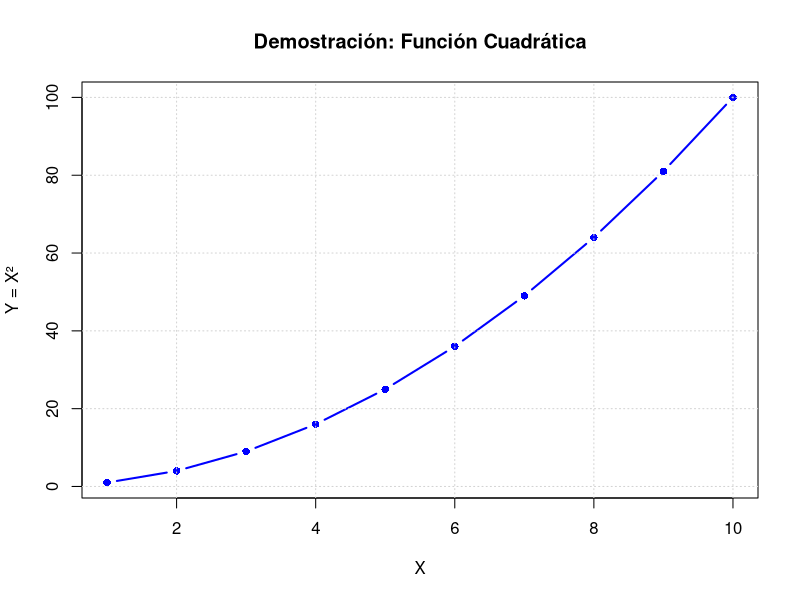

Reproduce this figure in R.
# =============================================
# SCRIPT DE DEMOSTRACIÓN DEL CURSO RSTUDIO
# =============================================

print("=== BIENVENIDO AL CURSO DE RSTUDIO ===")
print("Este script demuestra las capacidades del curso")

# Información del sistema
print("\n=== INFORMACIÓN DEL SISTEMA ===")
print(paste("Versión de R:", R.version.string))
print(paste("Fecha actual:", Sys.Date()))
print(paste("Sistema operativo:", Sys.info()["sysname"]))

# Carga de datos de ejemplo
print("\n=== CARGANDO DATOS DEL CURSO ===")

# Verificar si existen los datasets
if(file.exists("datasets/empleados.csv")) {
  empleados <- read.csv("datasets/empleados.csv")
  print(paste("✓ Dataset de empleados cargado:", nrow(empleados), "registros"))
  print("Primeros 3 empleados:")
  print(head(empleados, 3))
} else {
  print("⚠ Dataset de empleados no encontrado")
}

if(file.exists("datasets/ventas.csv")) {
  ventas <- read.csv("datasets/ventas.csv", stringsAsFactors = FALSE)
  print(paste("✓ Dataset de ventas cargado:", nrow(ventas), "registros"))
  print("Primeros 3 productos:")
  print(head(ventas, 3))
} else {
  print("⚠ Dataset de ventas no encontrado")
}

# Análisis básico si los datos están disponibles
if(exists("empleados")) {
  print("\n=== ANÁLISIS RÁPIDO - EMPLEADOS ===")
  print(paste("Salario promedio:", round(mean(empleados$salario), 2), "€"))
  print(paste("Edad promedio:", round(mean(empleados$edad), 1), "años"))
  
  # Contar empleados por departamento
  dept_count <- table(empleados$departamento)
  print("Empleados por departamento:")
  print(dept_count)
}

if(exists("ventas")) {
  print("\n=== ANÁLISIS RÁPIDO - VENTAS ===")
  print(paste("Precio promedio:", round(mean(ventas$precio), 2), "€"))
  print(paste("Ventas totales del mes:", sum(ventas$ventas_mes), "unidades"))
  
  # Producto más vendido
  top_producto <- ventas[which.max(ventas$ventas_mes), ]
  print(paste("Producto más vendido:", top_producto$producto, 
              "con", top_producto$ventas_mes, "unidades"))
}

# Crear gráfico básico
print("\n=== CREANDO GRÁFICO DE DEMOSTRACIÓN ===")

# Datos para gráfico
x <- 1:10
y <- x^2

# Intentar crear gráfico (puede no mostrarse en todos los entornos)
tryCatch({
  plot(x, y, 
       type = "b",
       col = "blue",
       pch = 16,
       lwd = 2,
       main = "Demostración: Función Cuadrática",
       xlab = "X",
       ylab = "Y = X²")
  grid()
  print("✓ Gráfico creado exitosamente")
}, error = function(e) {
  print("⚠ No se pudo mostrar el gráfico (normal en algunos entornos)")
})

# Demostración de funciones básicas
print("\n=== DEMOSTRACIÓN DE FUNCIONES ===")

# Función personalizada
calcular_estadisticas <- function(numeros) {
  list(
    promedio = mean(numeros),
    mediana = median(numeros),
    desviacion = sd(numeros),
    minimo = min(numeros),
    maximo = max(numeros)
  )
}

# Usar la función
numeros_ejemplo <- c(10, 15, 20, 25, 30, 35, 40)
estadisticas <- calcular_estadisticas(numeros_ejemplo)

print("Estadísticas de números de ejemplo:")
print(paste("Promedio:", round(estadisticas$promedio, 2)))
print(paste("Mediana:", estadisticas$mediana))
print(paste("Desviación estándar:", round(estadisticas$desviacion, 2)))
print(paste("Rango:", estadisticas$minimo, "-", estadisticas$maximo))

# Verificar estructura del curso
print("\n=== VERIFICANDO ESTRUCTURA DEL CURSO ===")

carpetas_esperadas <- c(
  "01-Introduccion",
  "02-Fundamentos-R", 
  "03-Manipulacion-Datos",
  "04-Visualizacion",
  "05-Estadisticas",
  "06-Programacion",
  "07-RMarkdown",
  "08-Proyectos",
  "datasets",
  "recursos",
  "ejercicios"
)

carpetas_existentes <- list.dirs(".", recursive = FALSE, full.names = FALSE)
carpetas_existentes <- carpetas_existentes[carpetas_existentes != ""]

for(carpeta in carpetas_esperadas) {
  if(carpeta %in% carpetas_existentes) {
    print(paste("✓", carpeta))
  } else {
    print(paste("✗", carpeta, "(no encontrada)"))
  }
}

# Resumen final
print("\n=== RESUMEN DEL CURSO ===")
print("🎯 Curso: Aprende RStudio desde Cero")
print("📚 Módulos: 8 módulos completos")
print("💾 Datasets: Datos reales para práctica")
print("🏋️ Ejercicios: Más de 50 ejercicios prácticos")
print("🎨 Visualización: ggplot2 y gráficos avanzados")
print("📊 Estadísticas: Desde básicas hasta avanzadas")
print("📝 R Markdown: Reportes reproducibles")
print("🚀 Proyectos: Casos de estudio reales")

print("\n¡Listo para comenzar tu aventura en RStudio! 🎉")
print("Para empezar, ve al módulo 1: 01-Introduccion/README.md")

# Limpiar workspace (opcional)
# rm(list = ls())  # Descomenta para limpiar variables
